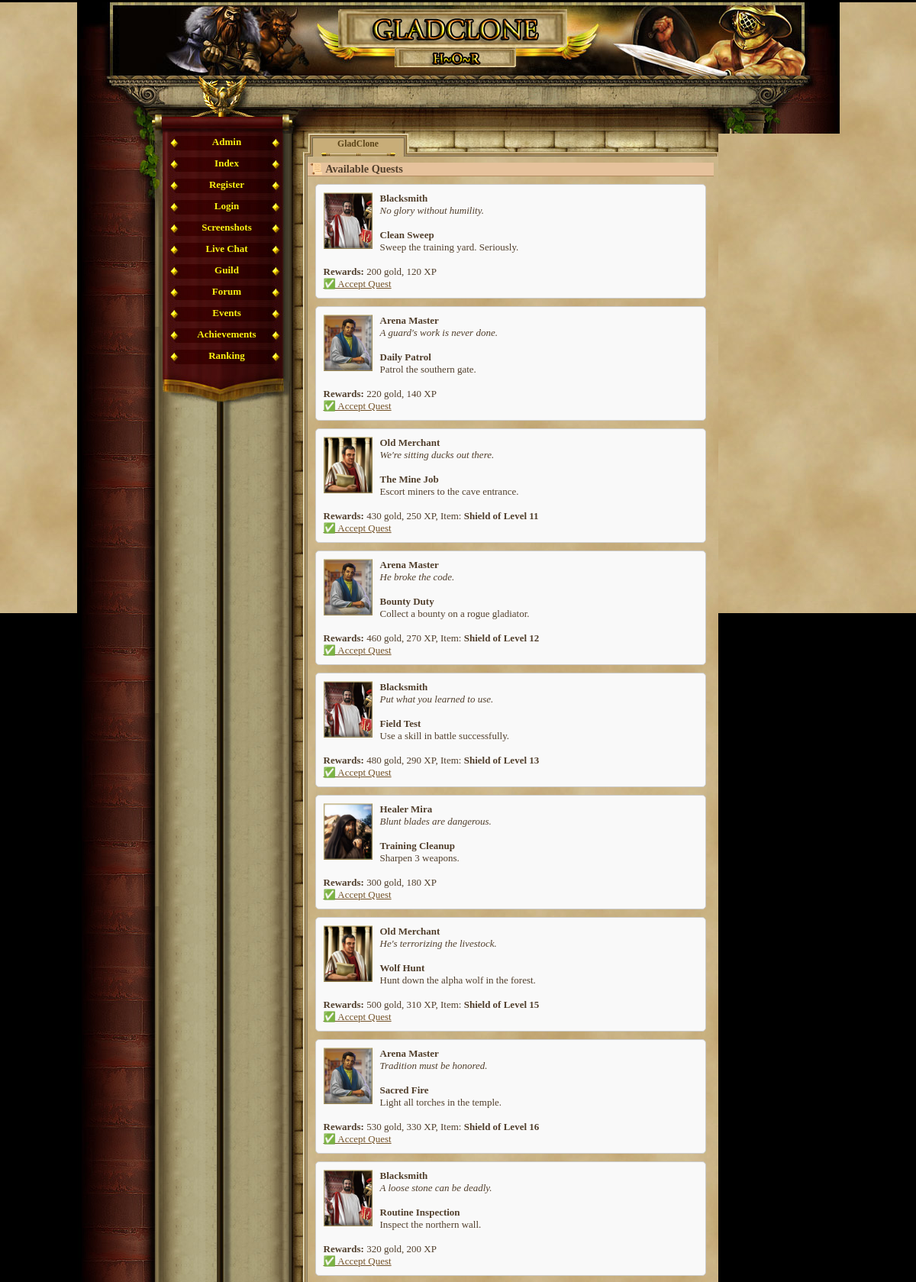
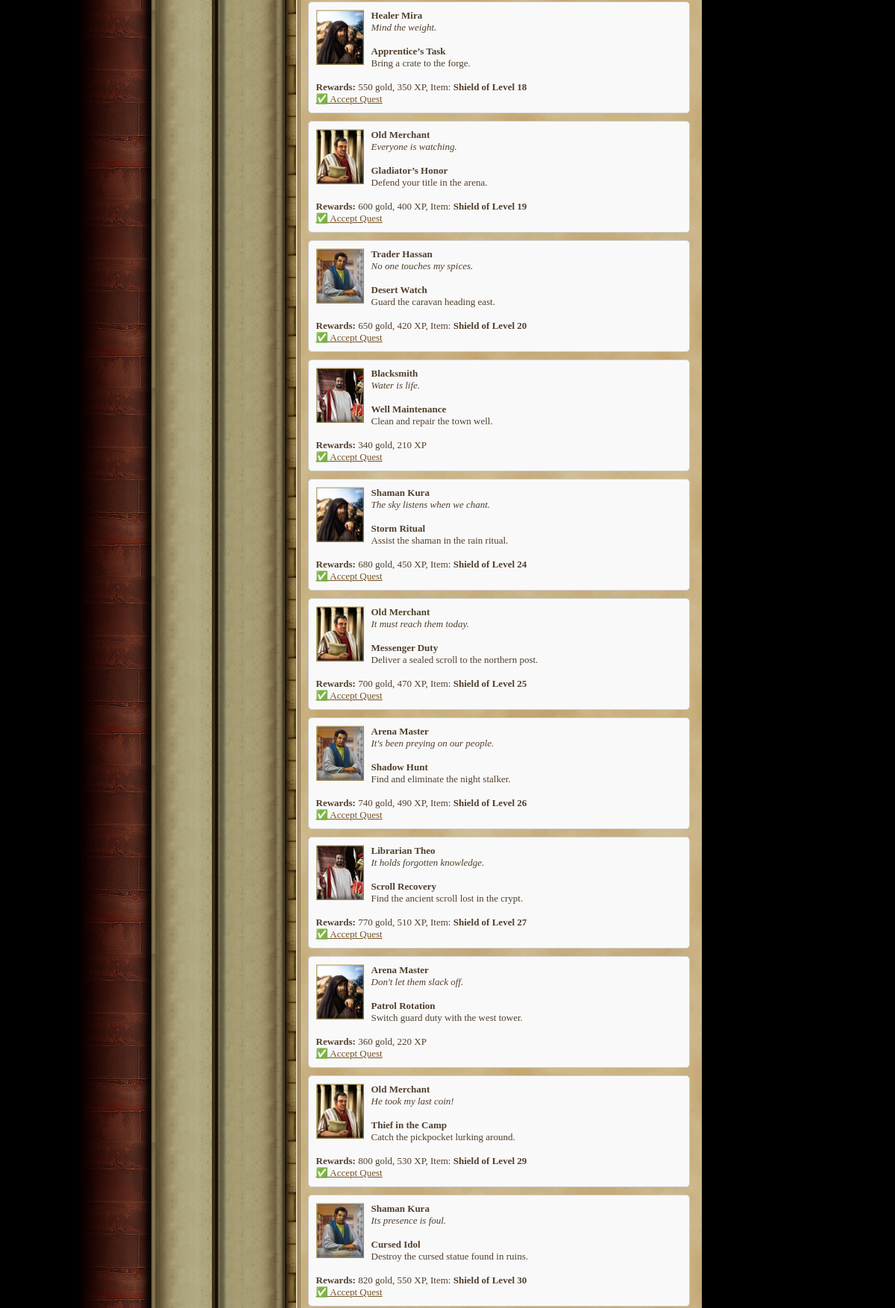
The page /quest.php (signed in, upper part) on the database its author committed (2 pictures, top to bottom).
### tables this page shows
CREATE TABLE `quests` (
  `id` int(11) NOT NULL AUTO_INCREMENT,
  `previous_quest_id` int(11) DEFAULT NULL,
  `title` varchar(255) NOT NULL,
  `description` text NOT NULL,
  `npc_image` varchar(255) NOT NULL,
  `npc_description` text NOT NULL,
  `required_level` int(11) NOT NULL,
  `gold_reward` int(11) NOT NULL,
  `exp_reward` int(11) NOT NULL,
  `reward_item_id` int(11) DEFAULT NULL,
  `is_repeatable` tinyint(1) NOT NULL DEFAULT '0',
  `npc_name` varchar(255) NOT NULL DEFAULT 'Unknown NPC',
  PRIMARY KEY (`id`)
);

CREATE TABLE `items` (
  `id` int(11) NOT NULL AUTO_INCREMENT,
  `name` varchar(50) NOT NULL,
  `description` text,
  `type` varchar(20) NOT NULL,
  `attack_bonus` int(11) DEFAULT '0',
  `defense_bonus` int(11) DEFAULT '0',
  `sell_value` int(11) NOT NULL DEFAULT '10',
  `value` int(11) NOT NULL DEFAULT '0',
  `price` int(11) NOT NULL DEFAULT '0',
  `image` varchar(255) DEFAULT 'default.png',
  `slot` varchar(20) NOT NULL DEFAULT 'misc',
  `dex_bonus` int(11) DEFAULT '0',
  `level_required` int(11) DEFAULT '1',
  `effect_type` varchar(10) DEFAULT 'NULL',
  `target_attr` varchar(20) DEFAULT NULL,
  `effect_value` int(11) DEFAULT '0',
  `duration` int(11) DEFAULT '0',
  PRIMARY KEY (`id`)
);

### quest.php (the view, shortened to what this page needs)
<?php
require_once('var/ustawienia.php');
require_once('gora_strony.php');
require_once('menu_l.php');
$player_id = $_SESSION['id'];
echo "<h2>📜 Available Quests</h2>";
$player_stmt = $conn->prepare("SELECT nivel FROM gracze WHERE id = ?");
$player_stmt->bind_param("i", $player_id);
$player_stmt->execute();
$player_result = $player_stmt->get_result();
$player_data = $player_result->fetch_assoc();
$level = $player_data['nivel'];
$result = $conn->query("SELECT * FROM quests WHERE required_level <= $level");
while ($row = $result->fetch_assoc()) {
    $q_id = $row['id'];
    $done = $conn->prepare("SELECT 1 FROM player_quests WHERE player_id = ? AND quest_id = ? AND completed_at IS NOT NULL");
    $done->bind_param("ii", $player_id, $q_id);
    $done->execute();
    $done_result = $done->get_result();
    if ($done_result->num_rows > 0 && !$row['is_repeatable']) continue;
    echo "<div style='border:1px solid #ccc;padding:10px;margin:10px;border-radius:5px;background:#f9f9f9'>";
    echo "<img src='images/npc/{$row['npc_image']}' width='64' style='float:left;margin-right:10px'>";
    echo "<strong>{$row['npc_name']}</strong><br>";
    echo "<em>{$row['npc_description']}</em><br><br>";
    echo "<strong>{$row['title']}</strong><br>";
    echo "{$row['description']}<br><br>";
    echo "<strong>Rewards:</strong> {$row['gold_reward']} gold, {$row['exp_reward']} XP";
    if ($row['reward_item_id']) {
        $item_id = $row['reward_item_id'];
        $item_query = $conn->prepare("SELECT name FROM items WHERE id = ?");
        $item_query->bind_param("i", $item_id);
        $item_query->execute();
        $item_result = $item_query->get_result();
        $item_data = $item_result->fetch_assoc();
        $item_name = $item_data ? $item_data['name'] : "Unknown Item";
        echo ", Item: <strong>{$item_name}</strong>";
    }
    echo "<br><a href='quest.php?accept={$row['id']}'>✅ Accept Quest</a>";
    echo "<div style='clear:both'></div></div>";
}
?>
<br><a href="index.php">← Back to Dashboard</a>

### game_05.css (style rules this page uses)
body, html { margin: 0; padding: 0; font-family:"Palatino Linotype", "Times New Roman", Times, serif; text-align: center; color: #513F2C; background-color: #000; font-size:16px; }
h2 { text-align:left; border-bottom:1px solid #b28b60; color:#513F2C; background-color:#e6c29c; margin:8px 0px 0px 0px; padding-left:3px; font-size:1.1em; }
a { -moz-user-focus: none; -moz-outline: none; outline: none; }
#content a { color:#735227; }

### quest.php (style rules this page uses)
body { background-image: url('images/papierus.jpg'); }

### rows shown on the page
quests: npc_image (picture), npc_name "Blacksmith", npc_description "No glory without humility.", title "Clean Sweep", description "Sweep the training yard. Seriously.", gold_reward "200", exp_reward "120"
quests: npc_image (picture), npc_name "Arena Master", npc_description "A guard's work is never done.", title "Daily Patrol", description "Patrol the southern gate.", gold_reward "220", exp_reward "140"
quests: npc_image (picture), npc_name "Old Merchant", npc_description "We're sitting ducks out there.", title "The Mine Job", description "Escort miners to the cave entrance.", gold_reward "430", exp_reward "250", items.name "Shield of Level 11"
quests: npc_image (picture), npc_name "Arena Master", npc_description "He broke the code.", title "Bounty Duty", description "Collect a bounty on a rogue gladiator.", gold_reward "460", exp_reward "270", items.name "Shield of Level 12"
quests: npc_image (picture), npc_name "Blacksmith", npc_description "Put what you learned to use.", title "Field Test", description "Use a skill in battle successfully.", gold_reward "480", exp_reward "290", items.name "Shield of Level 13"
quests: npc_image (picture), npc_name "Healer Mira", npc_description "Blunt blades are dangerous.", title "Training Cleanup", description "Sharpen 3 weapons.", gold_reward "300", exp_reward "180"
quests: npc_image (picture), npc_name "Old Merchant", npc_description "He's terrorizing the livestock.", title "Wolf Hunt", description "Hunt down the alpha wolf in the forest.", gold_reward "500", exp_reward "310", items.name "Shield of Level 15"
quests: npc_image (picture), npc_name "Arena Master", npc_description "Tradition must be honored.", title "Sacred Fire", description "Light all torches in the temple.", gold_reward "530", exp_reward "330", items.name "Shield of Level 16"
quests: npc_image (picture), npc_name "Blacksmith", npc_description "A loose stone can be deadly.", title "Routine Inspection", description "Inspect the northern wall.", gold_reward "320", exp_reward "200"
quests: npc_image (picture), npc_name "Healer Mira", npc_description "Mind the weight.", title "Apprentice’s Task", description "Bring a crate to the forge.", gold_reward "550", exp_reward "350", items.name "Shield of Level 18"
quests: npc_image (picture), npc_name "Old Merchant", npc_description "Everyone is watching.", title "Gladiator’s Honor", description "Defend your title in the arena.", gold_reward "600", exp_reward "400", items.name "Shield of Level 19"
quests: npc_image (picture), npc_name "Trader Hassan", npc_description "No one touches my spices.", title "Desert Watch", description "Guard the caravan heading east.", gold_reward "650", exp_reward "420", items.name "Shield of Level 20"
quests: npc_image (picture), npc_name "Blacksmith", npc_description "Water is life.", title "Well Maintenance", description "Clean and repair the town well.", gold_reward "340", exp_reward "210"
quests: npc_image (picture), npc_name "Shaman Kura", npc_description "The sky listens when we chant.", title "Storm Ritual", description "Assist the shaman in the rain ritual.", gold_reward "680", exp_reward "450", items.name "Shield of Level 24"
quests: npc_image (picture), npc_name "Old Merchant", npc_description "It must reach them today.", title "Messenger Duty", description "Deliver a sealed scroll to the northern post.", gold_reward "700", exp_reward "470", items.name "Shield of Level 25"
quests: npc_image (picture), npc_name "Arena Master", npc_description "It's been preying on our people.", title "Shadow Hunt", description "Find and eliminate the night stalker.", gold_reward "740", exp_reward "490", items.name "Shield of Level 26"
quests: npc_image (picture), npc_name "Librarian Theo", npc_description "It holds forgotten knowledge.", title "Scroll Recovery", description "Find the ancient scroll lost in the crypt.", gold_reward "770", exp_reward "510", items.name "Shield of Level 27"
quests: npc_image (picture), npc_name "Arena Master", npc_description "Don't let them slack off.", title "Patrol Rotation", description "Switch guard duty with the west tower.", gold_reward "360", exp_reward "220"
quests: npc_image (picture), npc_name "Old Merchant", npc_description "He took my last coin!", title "Thief in the Camp", description "Catch the pickpocket lurking around.", gold_reward "800", exp_reward "530", items.name "Shield of Level 29"
quests: npc_image (picture), npc_name "Shaman Kura", npc_description "Its presence is foul.", title "Cursed Idol", description "Destroy the cursed statue found in ruins.", gold_reward "820", exp_reward "550", items.name "Shield of Level 30"
